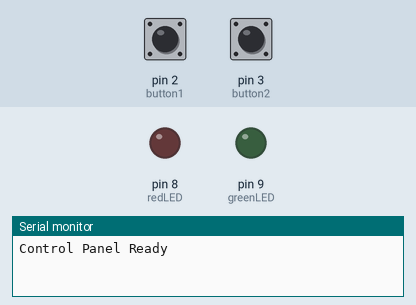
Simulated run of this sketch. Board: Arduino Uno, built with avr-gcc and run on an emulated ATmega328P. Shown: output pins drawn as LEDs (lit = HIGH), the last lines printed to the serial monitor. The inputs (shaded band) are chosen by the test bench; at power-on: pin 2 (button1) HIGH, pin 3 (button2) HIGH.

Above: at 1.2 s.
1.3 s: pin 2 (button1) pulled LOW for 0.15 s
At 2.2 s:
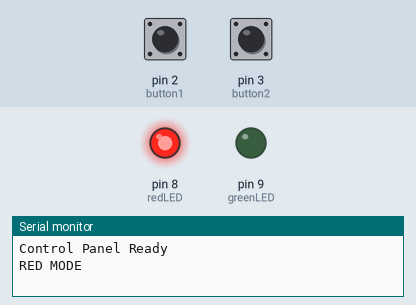
2.9 s: pin 3 (button2) pulled LOW for 0.15 s
At 3.4 s:
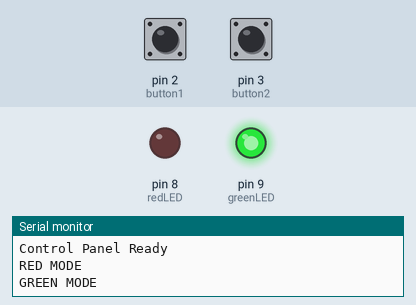
4.5 s: pin 2 (button1) pulled LOW for 1 s
At 5.9 s:
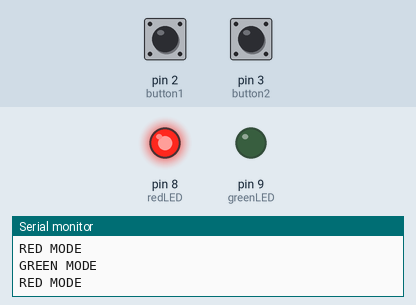
7.0 s: pin 3 (button2) pulled LOW for 1 s
At 7.8 s:
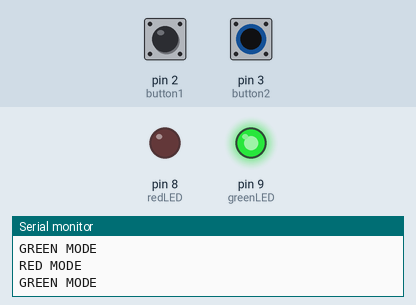
9.5 s: pin 2 (button1) driven LOW and pin 3 (button2) driven LOW
At 10.9 s:
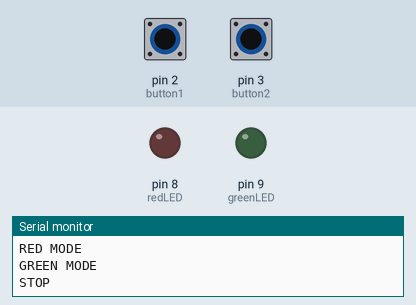
Timing chart, 0 to 12.0 s (numbered marks = the images above; inputs shaded):
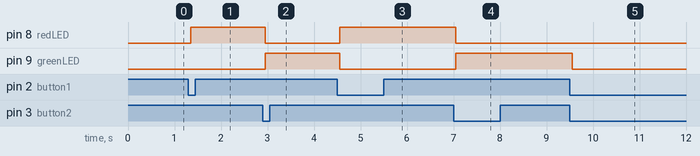

Measured:
- after the input at 1.3 s, pin 8 (redLED): LOW → HIGH after 0.05 s
- after the input at 2.9 s, pin 8 (redLED): HIGH → LOW after 0.05 s; pin 9 (greenLED): LOW → HIGH after 0.05 s
- after the input at 4.5 s, pin 8 (redLED): LOW → HIGH after 0.05 s; pin 9 (greenLED): HIGH → LOW after 0.05 s
- after the input at 7.0 s, pin 8 (redLED): HIGH → LOW after 0.05 s; pin 9 (greenLED): LOW → HIGH after 0.05 s
- after the input at 9.5 s, pin 9 (greenLED): HIGH → LOW after 0.05 s

The sketch:

Project002_Challenge4_ControlPanel.ino
```cpp
const int redLED = 8;
const int greenLED = 9;

const int button1 = 2;
const int button2 = 3;

const unsigned long debounceDelay = 50;

// 0 = Stop, 1 = Red, 2 = Green
int mode = 0;

// Button tracking
int lastReading1 = HIGH;
int stableState1 = HIGH;
unsigned long lastChange1 = 0;

int lastReading2 = HIGH;
int stableState2 = HIGH;
unsigned long lastChange2 = 0;

// Prevent restart after both buttons
bool stopLatch = false;

void setup() {
  pinMode(redLED, OUTPUT);
  pinMode(greenLED, OUTPUT);

  pinMode(button1, INPUT_PULLUP);
  pinMode(button2, INPUT_PULLUP);

  digitalWrite(redLED, LOW);
  digitalWrite(greenLED, LOW);

  Serial.begin(9600);
  Serial.println("Control Panel Ready");
}

void loop() {
  unsigned long now = millis();

  int reading1 = digitalRead(button1);
  int reading2 = digitalRead(button2);

  bool press1 = false;
  bool press2 = false;

  // Debounce Button 1
  if (reading1 != lastReading1) {
    lastChange1 = now;
  }

  if (now - lastChange1 >= debounceDelay) {
    if (reading1 != stableState1) {
      stableState1 = reading1;
      if (stableState1 == LOW) {
        press1 = true;
      }
    }
  }
  lastReading1 = reading1;

  // Debounce Button 2
  if (reading2 != lastReading2) {
    lastChange2 = now;
  }

  if (now - lastChange2 >= debounceDelay) {
    if (reading2 != stableState2) {
      stableState2 = reading2;
      if (stableState2 == LOW) {
        press2 = true;
      }
    }
  }
  lastReading2 = reading2;

  // Both pressed: latch Stop mode
  if (stableState1 == LOW &&
      stableState2 == LOW) {

    if (!stopLatch) {
      mode = 0;
      stopLatch = true;
      Serial.println("STOP");
    }
  }

  // Wait until both buttons are released
  else if (stopLatch) {
    if (stableState1 == HIGH &&
        stableState2 == HIGH) {
      stopLatch = false;
    }
  }

  // Respond only to new button presses
  else if (press1) {
    mode = 1;
    Serial.println("RED MODE");
  }
  else if (press2) {
    mode = 2;
    Serial.println("GREEN MODE");
  }

  digitalWrite(redLED, mode == 1 ? HIGH : LOW);
  digitalWrite(greenLED, mode == 2 ? HIGH : LOW);
}
```
